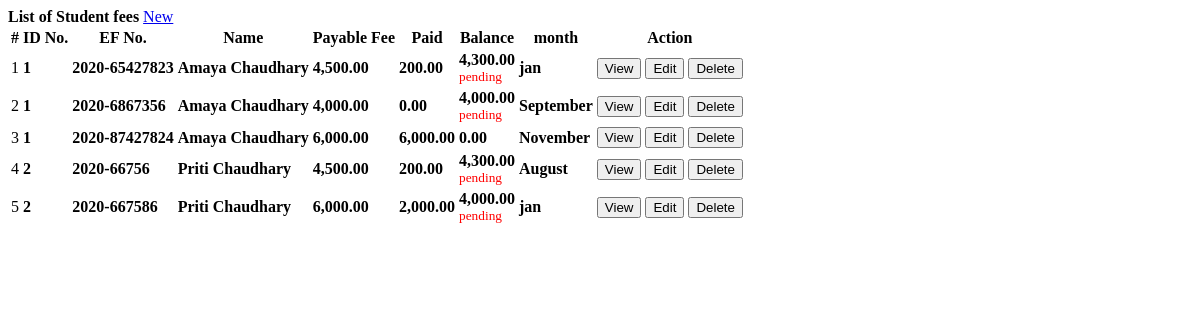
Page /accountant/fees.php on the committed database.
### tables this page shows
CREATE TABLE `student_ef_list` (
  `id` int(30) NOT NULL,
  `student_id` int(30) NOT NULL,
  `ef_no` varchar(200) NOT NULL,
  `course_id` int(30) NOT NULL,
  `total_fee` float NOT NULL,
  `date_created` datetime NOT NULL DEFAULT current_timestamp(),
  `month` varchar(20) NOT NULL
);

CREATE TABLE `students` (
  `student_id` int(11) NOT NULL,
  `name` varchar(255) NOT NULL,
  `email` varchar(255) NOT NULL,
  `password` varchar(255) NOT NULL,
  `class_id` int(11) NOT NULL,
  `phone` varchar(255) NOT NULL,
  `gender` varchar(255) NOT NULL,
  `dob` date NOT NULL,
  `created_at` date NOT NULL DEFAULT current_timestamp(),
  `address` varchar(255) NOT NULL,
  `active` int(1) NOT NULL DEFAULT 1
);

### accountant/fees.php (the view, shortened to what this page needs)
<?php include('../config.php');?>
<div class="container-fluid">
	<div class="col-lg-12">
		<div class="row">
			<div class="col-md-12">
				<div class="card">
					<div class="card-header">
						<b>List of Student fees </b>
						<span class="float:right"><a class="btn btn-primary btn-block btn-sm col-sm-2 float-right" href="javascript:void(0)" id="new_fees">
					<i class="fa fa-plus"></i> New
				</a></span>
					</div>
					<div class="card-body">
						<table class="table table-condensed table-bordered table-hover">
							<thead>
								<tr>
									<th class="text-center">#</th>
									<th class="">ID No.</th>
									<th class="">EF No.</th>
									<th class="">Name</th>
									<th class="">Payable Fee</th>
									<th class="">Paid</th>
									<th class="">Balance</th>
									<th class="">month</th>
									<th class="text-center">Action</th>
								</tr>
							</thead>
							<tbody>
								<?php
								$i = 1;
								$fees = $conn->query("SELECT ef.*,s.name as sname,s.student_id FROM student_ef_list ef inner join students s on s.student_id = ef.student_id order by s.name asc ");
								while($row=$fees->fetch_assoc()):
									$paid = $conn->query("SELECT sum(amount) as paid FROM payments where ef_id=".$row['id']);
									$paid = $paid->num_rows > 0 ? $paid->fetch_array()['paid']:'';
									$balance = $row['total_fee'] - $paid;
								?>
								<tr>
									<td class="text-center"><?php echo $i++ ?></td>
									<td>
										<p> <b><?php echo $row['student_id'] ?></b></p>
									</td>
									<td>
										<p> <b><?php echo $row['ef_no'] ?></b></p>
									</td>
									<td>
										<p> <b><?php echo ucwords($row['sname']) ?></b></p>
									</td>
									<td class="text-right">
										<p> <b><?php echo number_format($row['total_fee'],2) ?></b></p>
									</td>
									<td class="text-right">
										<p> <b><?php echo number_format($paid,2) ?></b></p>
									<td class="text-right">
										<p> <b><?php echo number_format($balance,2) ?></b></p>
										<?php if($balance>0){ ?>
											<small style="color:red;">pending</small>
										<?php } ?>
									</td>
									<td>
										<p> <b><?php echo $row['month'] ?></b></p>
									</td>
									<td class="text-center">
										<button class="btn btn-sm btn-outline-primary view_payment" type="button" data-id="<?php echo $row['id'] ?>">View</button>
										<button class="btn btn-sm btn-outline-primary edit_fees" type="button" data-id="<?php echo $row['id'] ?>" >Edit</button>
										<button class="btn btn-sm btn-outline-danger delete_fees" type="button" data-id="<?php echo $row['id'] ?>">Delete</button>
									</td>
								</tr>
								<?php endwhile; ?>
							</tbody>
						</table>
					</div>
				</div>
			</div>
		</div>
	</div>
</div>

### accountant/fees.php (style rules this page uses)
td { vertical-align: middle !important; }
td p { margin: unset }

### rows in the picture
student_ef_list: student.student_id "1", ef_no "2020-65427823", student.name "Amaya Chaudhary", total_fee "4,500.00", paid "200.00", balance "4,300.00", shows "pending", month "jan"
student_ef_list: student.student_id "1", ef_no "2020-6867356", student.name "Amaya Chaudhary", total_fee "4,000.00", paid "0.00", shows "pending", month "September"
student_ef_list: student.student_id "1", ef_no "2020-87427824", student.name "Amaya Chaudhary", total_fee "6,000.00", paid "6,000.00", balance "0.00", month "November"
student_ef_list: student.student_id "2", ef_no "2020-66756", student.name "Priti Chaudhary", total_fee "4,500.00", paid "200.00", balance "4,300.00", shows "pending", month "August"
student_ef_list: student.student_id "2", ef_no "2020-667586", student.name "Priti Chaudhary", total_fee "6,000.00", paid "2,000.00", balance "4,000.00", shows "pending", month "jan"
